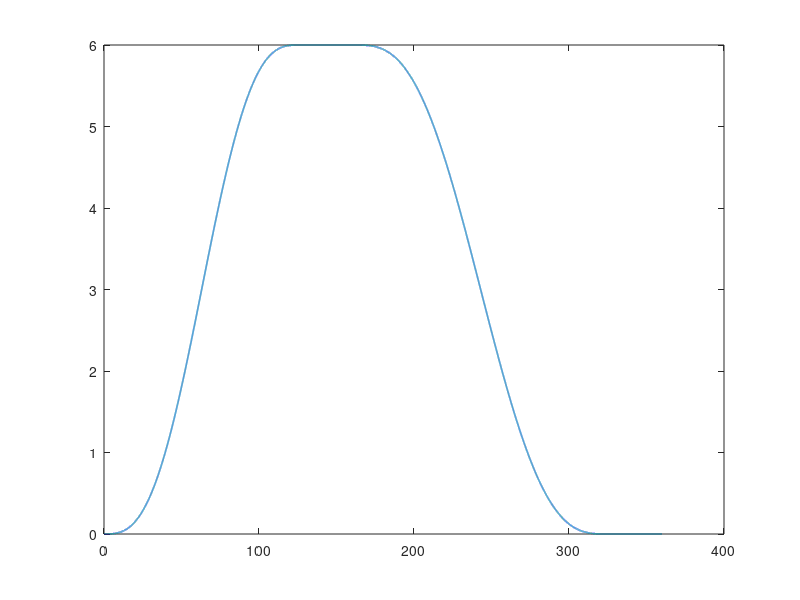

The MATLAB script that drew this image: (Note: this script raises an error after producing the figure.)
%%% Finilized Cam Profile %%%

clc;
clear;
close all;

L = 6;  % Lift (mm)
beta_r = 0.35 * 2 * pi; % Rise Portion (rad)
beta_f = 0.45 * 2 * pi; % Return (Fall) Portion (rad)
dwell = (2*pi - beta_r - beta_f) / 2;   % Half of Dwell Portion (rad)

Offset = 10;    % mm
R0 = 32;    % Radius of Prime Circle (mm)
Rr = 8; % Radius of Roller (mm)

Y0 = sqrt((R0^2) - (Offset^2));

theta = 0:0.01/180*pi:2*pi; % Rotation of Cam (rad)

% Motion Characteristics
y = inf(1, length(theta));
dy = inf(1, length(theta));
ddy = inf(1, length(theta));
dddy = inf(1, length(theta));

% Profile Characteristics
u = inf(1, length(theta));  % X-coordinate of Roller Center
du = inf(1, length(theta)); % X-velocity of Roller Center
ddu = inf(1, length(theta));    % X-Acceleration of Roller Center
v = inf(1, length(theta));  % Y-coordinate of Roller Center
dv = inf(1, length(theta)); % Y-velocity of Roller Center
ddv = inf(1, length(theta));    % Y-Acceleration of Roller Center
dw = inf(1, length(theta));
u_cam = inf(1, length(theta));  % X-coordinate of Cam
v_cam = inf(1, length(theta));  % Y-coordinate of Cam
rho = inf(1, length(theta));    % Curvature of Pitch Curve
rho_cam = inf(1, length(theta));    % Curvature of Cam Profile
Phi = inf(1, length(theta));    % Pressure Angle: cos
phi = inf(1, length(theta));    % Pressure Angle: tan

i = 1;
for th = theta
    if th < beta_r
        y(i) = L * (th/beta_r - 1/2/pi * sin(2*pi*th/beta_r));
        dy(i) = L/beta_r * (1 - cos(2*pi*th/beta_r));
        ddy(i) = 2*pi*L/(beta_r^2) * sin(2*pi*th/beta_r);
        dddy(i) = 4*(pi^2)*L/(beta_r^3) * cos(2*pi*th/beta_r);
    elseif (th >= beta_r) && (th <= beta_r + dwell)
        y(i) = L;
        dy(i) = 0;
        ddy(i) = 0;
        dddy(i) = 0;
    elseif (th > beta_r + dwell) && (th < beta_r + dwell + beta_f)
        y(i) = L * (1 - (th-(beta_r+dwell))/beta_f + 1/2/pi * sin(2*pi*(th-(beta_r+dwell))/beta_f));
        dy(i) = -L/beta_f * (1 - cos(2*pi*(th-(beta_r+dwell))/beta_f));
        ddy(i) = -2*pi*L/(beta_f^2) * sin(2*pi*(th-(beta_r+dwell))/beta_f);
        dddy(i) = -4*(pi^2)*L/(beta_f^3) * cos(2*pi*(th-(beta_r+dwell))/beta_f);
    elseif th >= beta_r + dwell + beta_f
        y(i) = 0;
        dy(i) = 0;
        ddy(i) = 0;
        dddy(i) = 0;
    end
    
    u(i) = (Y0+y(i))*sin(th) + Offset*cos(th);
    v(i) = (Y0+y(i))*cos(th) - Offset*sin(th);
    du(i) = dy(i)*sin(th) + (Y0+y(i)) * cos(th) - Offset*sin(th);
    dv(i) = dy(i)*cos(th) - (Y0+y(i)) * sin(th) - Offset*cos(th);
    ddu(i) = ddy(i)*sin(th) + 2*dy(i)*cos(th) - (Y0+y(i))*sin(th) - Offset*cos(th);
    ddv(i) = ddy(i)*cos(th) - 2*dy(i)*sin(th) - (Y0+y(i))*cos(th) + Offset*sin(th);
    dw(i) = sqrt((du(i)^2) + (dv(i)^2));
    
    u_cam(i) = u(i) + Rr * dv(i)/dw(i);
    v_cam(i) = v(i) - Rr * du(i)/dw(i);
    
    rho(i) = (dw(i)^3)/(du(i)*ddv(i) - dv(i)*ddu(i));
    rho_cam(i) = rho(i) + Rr;
    
    Phi(i) = acosd(-(dv(i)/dw(i))*sin(th) + (du(i)/dw(i))*cos(th));
    phi(i) = atan2d((dy(i)-Offset),(y(i)+Y0));

    i = i + 1;
end

% Plot: Displacement
figure(1);
plot(theta/pi*180, y, 'Linewidth', 1.2);
hold on;
xline(beta_r/2/pi*180, '--');
xline(beta_r/pi*180);
xline((beta_r+dwell)/pi*180);
xline((beta_r+dwell+beta_f/2)/pi*180, '--');
xline((beta_r+dwell+beta_f)/pi*180);
axis([0, 360, 0, 6]);
grid on;
xlabel('$\theta\ (^{\circ})$', 'Interpreter', 'latex');
ylabel('$Displacement\ (mm)$', 'Interpreter', 'latex');
title('$Cycloidal\ Displacement\ Diagram\ of\ Follower$', 'Interpreter', 'latex');
xticks([0, beta_r/2/pi*180, beta_r/pi*180, (beta_r+dwell)/pi*180, (beta_r+dwell+beta_f/2)/pi*180,...
        (beta_r+dwell+beta_f)/pi*180, 360]);
xticklabels({'0', num2str(beta_r/2/pi*180), num2str(beta_r/pi*180), num2str((beta_r+dwell)/pi*180),...
             num2str((beta_r+dwell+beta_f/2)/pi*180), num2str((beta_r+dwell+beta_f)/pi*180), '360'});
set(gca, 'TickLabelInterpreter', 'latex');
% print(gcf, 'G:\University\Mechanics of Machines\Project\Cam & Follower\MATLAB\22.png', '-dpng', '-r500');

% Plot: Velocity
figure(2);
plot(theta/pi*180, dy, 'Linewidth', 1.2);
hold on;
xline(beta_r/2/pi*180, '--');
xline(beta_r/pi*180);
xline((beta_r+dwell)/pi*180);
xline((beta_r+dwell+beta_f/2)/pi*180, '--');
xline((beta_r+dwell+beta_f)/pi*180);
yline(0);
axis([0, 360, -2*L/beta_f, 2*L/beta_r]);
grid on;
xlabel('$\theta\ (^{\circ})$', 'Interpreter', 'latex');
ylabel('$Velocity\ (mm/s)$', 'Interpreter', 'latex');
title('$Cycloidal\ Velocity\ Diagram\ of\ Follower$', 'Interpreter', 'latex');
xticks([0, beta_r/2/pi*180, beta_r/pi*180, (beta_r+dwell)/pi*180, (beta_r+dwell+beta_f/2)/pi*180,...
        (beta_r+dwell+beta_f)/pi*180, 360]);
xticklabels({'0', num2str(beta_r/2/pi*180), num2str(beta_r/pi*180), num2str((beta_r+dwell)/pi*180),...
             num2str((beta_r+dwell+beta_f/2)/pi*180), num2str((beta_r+dwell+beta_f)/pi*180), '360'});
yticks([-double(2*L/beta_f), -3:1:4, double(2*L/beta_r)]);
yticklabels({'$-600/(45\pi)$', '-3', '-2', '-1', '0', '1', '2', '3', '4', '$600/(35\pi)$'});
set(gca, 'TickLabelInterpreter', 'latex');
% print(gcf, 'G:\University\Mechanics of Machines\Project\Cam & Follower\MATLAB\23.png', '-dpng', '-r500');

% Plot: Acceleration
figure(3);
plot(theta/pi*180, ddy, 'Linewidth', 1.2);
hold on;
xline(beta_r/2/pi*180, '--');
xline(beta_r/pi*180);
xline((beta_r+dwell)/pi*180);
xline((beta_r+dwell+beta_f/2)/pi*180, '--');
xline((beta_r+dwell+beta_f)/pi*180);
yline(0);
axis([0, 360, -2*pi*L/(beta_r^2), 2*pi*L/(beta_r^2)]);
grid on;
xlabel('$\theta\ (^{\circ})$', 'Interpreter', 'latex');
ylabel('$Acceleration\ (mm/s\textsuperscript{2})$', 'Interpreter', 'latex');
title('$Cycloidal\ Acceleration\ Diagram\ of\ Follower$', 'Interpreter', 'latex');
xticks([0, beta_r/2/pi*180, beta_r/pi*180, (beta_r+dwell)/pi*180, (beta_r+dwell+beta_f/2)/pi*180,...
        (beta_r+dwell+beta_f)/pi*180, 360]);
xticklabels({'0', num2str(beta_r/2/pi*180), num2str(beta_r/pi*180), num2str((beta_r+dwell)/pi*180),...
             num2str((beta_r+dwell+beta_f/2)/pi*180), num2str((beta_r+dwell+beta_f)/pi*180), '360'});
yticks([double(-2*pi*L/(beta_r^2)), -6:2:6, double(2*pi*L/(beta_r^2))]);
yticklabels({'$-(3\times10\textsuperscript{4})/(35\textsuperscript{2}\pi)$', '-6',...
            '-4', '-2', '0', '2', '4', '6', '$(3\times10\textsuperscript{4})/(35\textsuperscript{2}\pi)$'});
set(gca, 'TickLabelInterpreter', 'latex');
% print(gcf, 'G:\University\Mechanics of Machines\Project\Cam & Follower\MATLAB\24.png', '-dpng', '-r500');

% Plot: Jerk
figure(4);
plot(theta/pi*180, dddy, 'Linewidth', 1.2);
hold on;
xline(beta_r/2/pi*180, '--');
xline(beta_r/pi*180);
xline((beta_r+dwell)/pi*180);
xline((beta_r+dwell+beta_f/2)/pi*180, '--');
xline((beta_r+dwell+beta_f)/pi*180);
yline(0);
axis([0, 360, -4*(pi^2)*L/(beta_r^3), 4*(pi^2)*L/(beta_r^3)]);
grid on;
xlabel('$\theta\ (^{\circ})$', 'Interpreter', 'latex');
ylabel('$Jerk\ (mm/s\textsuperscript{3})$', 'Interpreter', 'latex');
title('$Cycloidal\ Jerk\ Diagram\ of\ Follower$', 'Interpreter', 'latex');
xticks([0, beta_r/2/pi*180, beta_r/pi*180, (beta_r+dwell)/pi*180, (beta_r+dwell+beta_f/2)/pi*180,...
        (beta_r+dwell+beta_f)/pi*180, 360]);
xticklabels({'0', num2str(beta_r/2/pi*180), num2str(beta_r/pi*180), num2str((beta_r+dwell)/pi*180),...
             num2str((beta_r+dwell+beta_f/2)/pi*180), num2str((beta_r+dwell+beta_f)/pi*180), '360'});
yticks([double(-4*(pi^2)*L/(beta_r^3)), -10:10:10, double(4*(pi^2)*L/(beta_r^3))]);
yticklabels({'$-(3\times10\textsuperscript{6})/(35\textsuperscript{3}\pi)$', '-10',...
            '0', '10', '$(3\times10\textsuperscript{6})/(35\textsuperscript{3}\pi)$'});
set(gca, 'TickLabelInterpreter', 'latex');
% print(gcf, 'G:\University\Mechanics of Machines\Project\Cam & Follower\MATLAB\25.png', '-dpng', '-r500');

% Plot: Cam Profile
figure(5);
plot(u_cam, v_cam);
hold on;
plot(u, v, '--');
xline(0, '--');
yline(0, '--');
legend('$Cam\ Profile$', '$Pitch\ Curve$', 'Interpreter', 'latex');
xlim([-55, 55]);
axis equal;
grid on;
xlabel('$x (mm)$', 'Interpreter', 'latex');
ylabel('$y (mm)$', 'Interpreter', 'latex');
title('$Cam\ Profile$', 'Interpreter', 'latex');
set(gca, 'TickLabelInterpreter', 'latex');
% print(gcf, 'G:\University\Mechanics of Machines\Project\Cam & Follower\MATLAB\26.png', '-dpng', '-r500');

% Plot: Cam Profile and Roller
figure(6);
plot(u_cam, v_cam);
hold on;
plot(u, v, '--');
plot(u(1)+Rr*cos(theta), v(1)+Rr*sin(theta), 'Color', [0.4940, 0.1840, 0.5560]);
plot(u(1), v(1), '.', 'Markersize', 12, 'Color', [0.4660, 0.6740, 0.1880]);
xline(0, '--');
xline(Offset, '--');
yline(0, '--');
legend('$Cam\ Profile$', '$Pitch\ Curve$', '$Roller$', 'Interpreter', 'latex');
ylim([-40, 40]);
axis equal;
grid on;
xlabel('$x (mm)$', 'Interpreter', 'latex');
ylabel('$y (mm)$', 'Interpreter', 'latex');
title('$Cam\ Profile\ and\ Roller$', 'Interpreter', 'latex');
set(gca, 'TickLabelInterpreter', 'latex');
% print(gcf, 'G:\University\Mechanics of Machines\Project\Cam & Follower\MATLAB\27.png', '-dpng', '-r500');

% Animation 1: Check Tangency of Cam Profile and Roller Follower
flag = 1;
gcf = figure('units', 'normalized', 'outerposition', [0, 0, 1, 1]); % Maximize Figure Window
ylim([-45, 45]);
axis equal manual;
grid on;
box on;
hold on;
plot(0, 0, 'k.', 'Markersize', 15);
xline(0, '--');
yline(0, '--');
xlabel('$x (mm)$', 'Interpreter', 'latex');
ylabel('$y (mm)$', 'Interpreter', 'latex');
title('$Animation\ of\ Rotating\ Cam\ with\ Reciprocating\ Roller\ Follower\ (Check\ Tangency)$', 'Interpreter', 'latex');
set(gca, 'TickLabelInterpreter', 'latex');
while true
    for th = 0:1:360
        % Stop running the program when the figure is closed.
        if ishghandle(gcf) == 0
            clc;
            close all;
            flag = 0;
            break;
        end
        
        x_roller = u*cosd(th) + v*sind(th);
        y_roller = -u*sind(th) + v*cosd(th);
        x_cam = u_cam*cosd(th) + v_cam*sind(th);
        y_cam = -u_cam*sind(th) + v_cam*cosd(th);
        
        cam = plot(x_cam, y_cam, 'Color', [0.8500, 0.3250, 0.0980]);
        cam_contact = plot(x_cam(1), y_cam(1), '.', 'Markersize', 12, 'Color', [0, 0.4470, 0.7410]); 
        roller = plot(x_roller(1)+Rr*cos(theta), y_roller(1)+Rr*sin(theta), 'Color', [0.4940, 0.1840, 0.5560]);
        roller_center = plot(x_roller(1), y_roller(1), '.', 'Markersize', 12, 'Color', [0.4660, 0.6740, 0.1880]);
        common_normal = line([0, x_roller(1)], [0, y_roller(1)], 'LineStyle', '--', 'Color', [0.9290, 0.6940, 0.1250]);
        rotation = text(-4.5, 42, ['$\theta\ =\ $', num2str(th), '$^{\circ}$'],...
                        'Interpreter', 'latex', 'Fontsize', 16);
        
        pause(0.1);
        
        delete(cam);
        delete(cam_contact);
        delete(roller);
        delete(roller_center);
        delete(common_normal);
        delete(rotation);
    end
    
    if th == 360
        clc;
        close all;
        break
    end
    
    if flag == 0
        clc;
        close all;
        break;
    end
end

% Animation 2: Simulation
flag = 1;
gcf = figure('units', 'normalized', 'outerposition', [0, 0, 1, 1]); % Maximize Figure Window
ylim([-45, 80]);
axis equal manual;
grid on;
box on;
hold on;
plot(0, 0, 'k.', 'Markersize', 15);
xline(0, '--');
yline(0, '--');
xlabel('$x (mm)$', 'Interpreter', 'latex');
ylabel('$y (mm)$', 'Interpreter', 'latex');
title('$Animation\ of\ Rotating\ Cam\ with\ Reciprocating\ Roller\ Follower\ (Simulation)$', 'Interpreter', 'latex');
set(gca, 'TickLabelInterpreter', 'latex');
while true
    for th = 0:1:360
        % Stop running the program when the figure is closed.
        if ishghandle(gcf) == 0
            clc;
            close all;
            flag = 0;
            break;
        end
        
        x_follower = u*cosd(th) + v*sind(th);
        y_follower = -u*sind(th) + v*cosd(th);
        x_cam = u_cam*cosd(th) + v_cam*sind(th);
        y_cam = -u_cam*sind(th) + v_cam*cosd(th);
        
        x_roller = Offset;
        for j = 1:length(y_follower)
            if floor(x_follower(j)) == Offset && y_follower(j) > 0
                break;
            end
        end
        y_roller = y_follower(j);
        
        cam = plot(x_cam, y_cam, 'Color', [0.8500, 0.3250, 0.0980]);
        cam_point = plot(x_cam(1), y_cam(1), '.', 'Markersize', 12, 'Color', [0.3010 0.7450 0.9330]);
        roller = plot(x_roller+Rr*cos(theta), y_roller+Rr*sin(theta), 'Color', [0.4940, 0.1840, 0.5560]);
        roller_center = plot(x_roller, y_roller, '.', 'Markersize', 12, 'Color', [0.4660, 0.6740, 0.1880]);
        roller_point = plot(x_roller+Rr*cosd(th), y_roller+Rr*sind(th), '.', 'MarkerSize', 12, 'Color', [0.6350 0.0780 0.1840]);
        roller_path = line([x_roller, x_roller], [y_roller, 80], 'LineStyle', '--', 'Color', [0.9290, 0.6940, 0.1250]);
        rotation_text = text(-6.3, 77, ['$\theta\ =\ $', num2str(th), '$^{\circ}$'],...
                        'Interpreter', 'latex', 'Fontsize', 16);
        offset_text = text(12, 65, '$Offset$', 'Interpreter', 'latex', 'Fontsize', 12);
        set(offset_text, 'Rotation', 90);
        
        pause(0.1);
        
        delete(cam);
        delete(cam_point);
        delete(roller);
        delete(roller_center);
        delete(roller_point);
        delete(roller_path);
        delete(rotation_text);
        delete(offset_text);
    end
    
    if th == 360
        clc;
        close all;
        break
    end
    
    if flag == 0
        clc;
        close all;
        break;
    end
end
